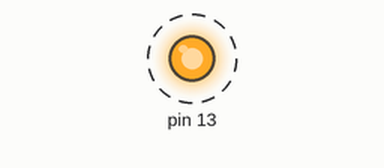
A sketch run on a simulated Arduino Uno, built with avr-gcc and run on an emulated ATmega328P. Shown: output pins drawn as LEDs (lit = HIGH). Dashed ring = blinking. What the sketch prints to the serial monitor is not drawn.

Above: at 0.5 s.
Timing chart, 0 to 4.6 s (numbered marks = the images above):
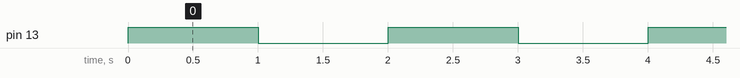

The sketch:

LED_Blinking.ino
```cpp
void setup() {
  // put your setup code here, to run once:
  pinMode(13, OUTPUT);
  Serial.begin(9600);
}

void loop() {
  // put your main code here, to run repeatedly:
  digitalWrite(13, HIGH);
  Serial.println("LED is ON");
  delay(1000);
  digitalWrite(13, LOW);
  Serial.println("LED is OFF");
  delay(1000);

}
```

Measured:
- by itself, pin 13: alternates HIGH for 1.0 s and LOW for 1.0 s
